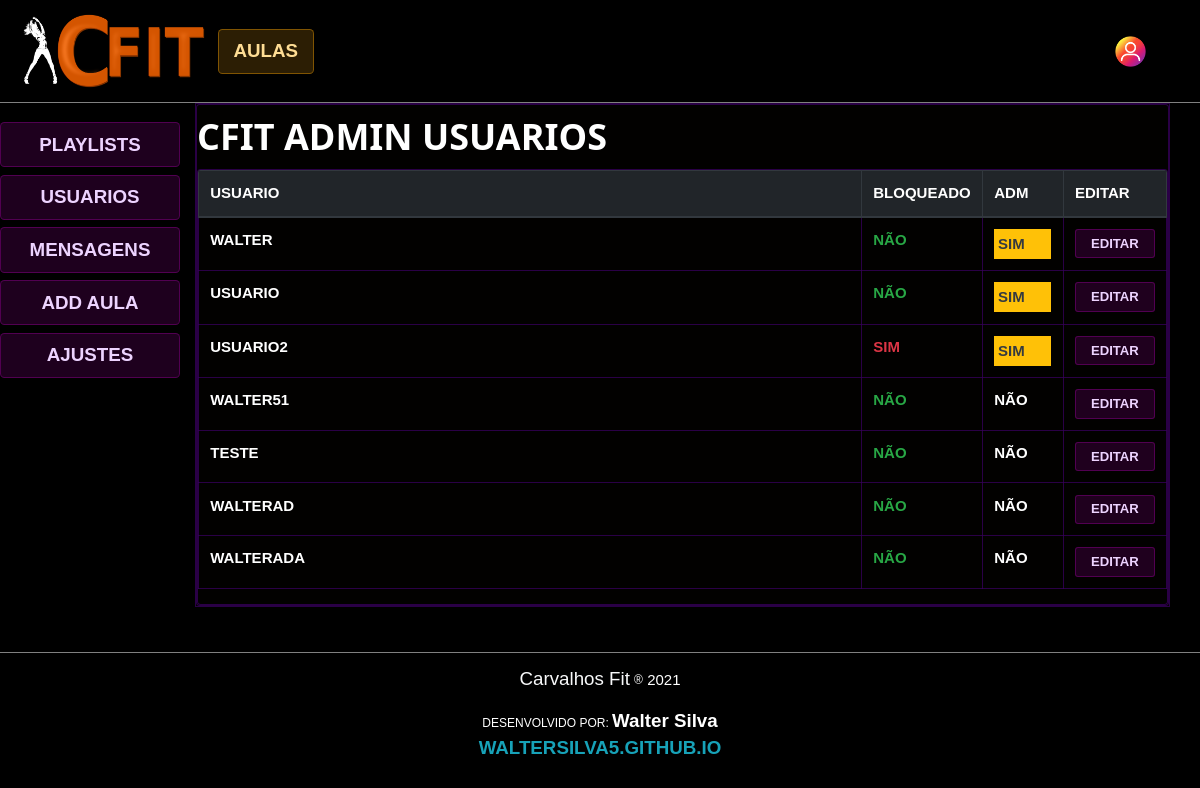
Screenshot of /cfit_admin/usuarios (signed in) with the database file from the repository.
### cfit/models.py (models this page shows)
class Usuario(models.Model):
    usuario = models.CharField(
        'usuario', max_length=100, null=False, blank=False, unique=True)
    nome = models.CharField('nome', max_length=250,
                            null=False, blank=False, default="")
    senha = models.CharField('senha', max_length=100, null=False, blank=False)
    bloqueado = models.BooleanField('bloqueado', default=False)
    nivel_de_acesso = models.IntegerField(
        'nivel_de_acesso', null=False, blank=False, default=1)
    email = models.CharField('email', max_length=250, null=False, blank=False, default="email")

### cfit/views/cfit_admin.py (the view)
# urls.py: path(r'cfit_admin/usuarios', cfit_admin_usuarios, name="cfit_admin_usuarios"),
@adm_required
def cfit_admin_usuarios(request):
    usuarios = list(Usuario.objects.all().order_by(
        "-nivel_de_acesso").values())
    return render(request, 'cfit_admin/cfit_admin_usuarios.html', {"usuarios": usuarios})

### cfit/sessionTester.py (called while the page is built)
def adm_required(func):
    f = func
    @functools.wraps(func)
    def wrapper_login_required(*args, **kwargs):
        try:
            if(args[0].session["nivel_de_acesso"] == 95):
                pass
            else:
                raise Exception
        except:
            return redirect("/home")
        else:
            return f(*args, **kwargs)
    return wrapper_login_required

### cfit/templates/cfit_admin/cfit_admin_usuarios.html (shortened to what this page needs)
{% extends 'cfit_admin/cfit_admin.html' %} {% block 'painels_admin' %} {% load static%}
<div class="cfit-div-dark-admin rounded container col-12">
    <div class="container col-12">
        <h1><b>CFIT ADMIN USUARIOS</b></h1>
    </div>
    <div class="cfit-div-dark-admin rounded container row col-12" style="overflow: auto;">
        <table class="table cfit-div-dark-admin rounded font-weight-bold">
            <thead class="thead-dark">
                <tr>
                    <th scope="col">USUARIO</th>
                    <th scope="col" class="col-1">BLOQUEADO</th>
                    <th scope="col" class="col-1">ADM</th>
                    <th scope="col" class="col-1">EDITAR</th>
                </tr>
            </thead>
            <tbody>
                {% for usuario in usuarios %}
                <tr>
                    <td style="overflow: auto;">{{usuario.usuario}}</td>
                    <td>
                        {% if usuario.bloqueado == True %}
                            <span class="text-danger">SIM</span>
                        {% else %}
                            <span class="text-success">NÃO</span>
                        {% endif %}
                    </td>
                    <td >
                        {% if usuario.nivel_de_acesso == 95 %}
                        <span class="bg-warning text-dark d-block p-1"><b>SIM</b></span>
                        {% else %}
                        <span><b>NÃO</b></span>
                        {% endif %}
                    </td>
                    <td>
                        <form action="cfit_admin_usuarios_editar" method="POST">
                            <wsi_button class="btn-sm cfit-button-admin">EDITAR</wsi_button>
                        </form>
                    </td>
                </tr>
                {% endfor %}
            </tbody>
        </table>
    </div>
</div>
{% endblock%}

### cfit/static/cfit/css/w3.css (style rules this page uses)
*,*:before,*:after { box-sizing:inherit }
html { -ms-text-size-adjust:100%;-webkit-text-size-adjust:100% }
body { margin:0 }
b,strong { font-weight:bolder }
button,input,select,textarea,optgroup { font:inherit;margin:0 }
button,input { overflow:visible }
button,select { text-transform:none }
button,[type=button],[type=reset],[type=submit] { -webkit-appearance:button }
html,body { font-family:Verdana,sans-serif;font-size:15px;line-height:1.5 }
html { overflow-x:hidden }
h1 { font-size:36px }
h1,h2,h3,h4,h5,h6 { font-family:"Segoe UI",Arial,sans-serif;font-weight:400;margin:10px 0 }
.w3-black,.w3-hover-black:hover { color:#fff!important;background-color:#000!important }

### cfit/static/cfit/css/style.css (style rules this page uses)
[class*="col-"], [class^="col-"] { padding-left: 0; padding-right: 0; margin-left: 0; margin-right: 0; }
.cfit-button { background-color: rgba(255, 175, 28, 0.171); border: 1px solid rgba(255, 166, 1, 0.397); color: rgb(255, 221, 148); font-weight: bold; }
.cfit-button-admin { color: rgb(237, 211, 255); background-color: rgba(90, 0, 90, 0.342); border: 1px solid rgba(189, 1, 189, 0.322); width: 100%; }
.cfit-div-dark-admin, table, td, tr, th, table.table-bordered>thead>tr>th { color: white; background-color: rgb(2, 1, 0); border: 1px solid rgba(56, 0, 94, 0.753); }

### rows the page displays
Usuario: usuario "WALTER", bloqueado "NÃO", nivel_de_acesso "SIM"
Usuario: usuario "USUARIO", bloqueado "NÃO", nivel_de_acesso "SIM"
Usuario: usuario "USUARIO2", bloqueado "SIM", nivel_de_acesso "SIM"
Usuario: usuario "WALTER51", bloqueado "NÃO", nivel_de_acesso "NÃO"
Usuario: usuario "TESTE", bloqueado "NÃO", nivel_de_acesso "NÃO"
Usuario: usuario "WALTERAD", bloqueado "NÃO", nivel_de_acesso "NÃO"
Usuario: usuario "WALTERADA", bloqueado "NÃO", nivel_de_acesso "NÃO"
